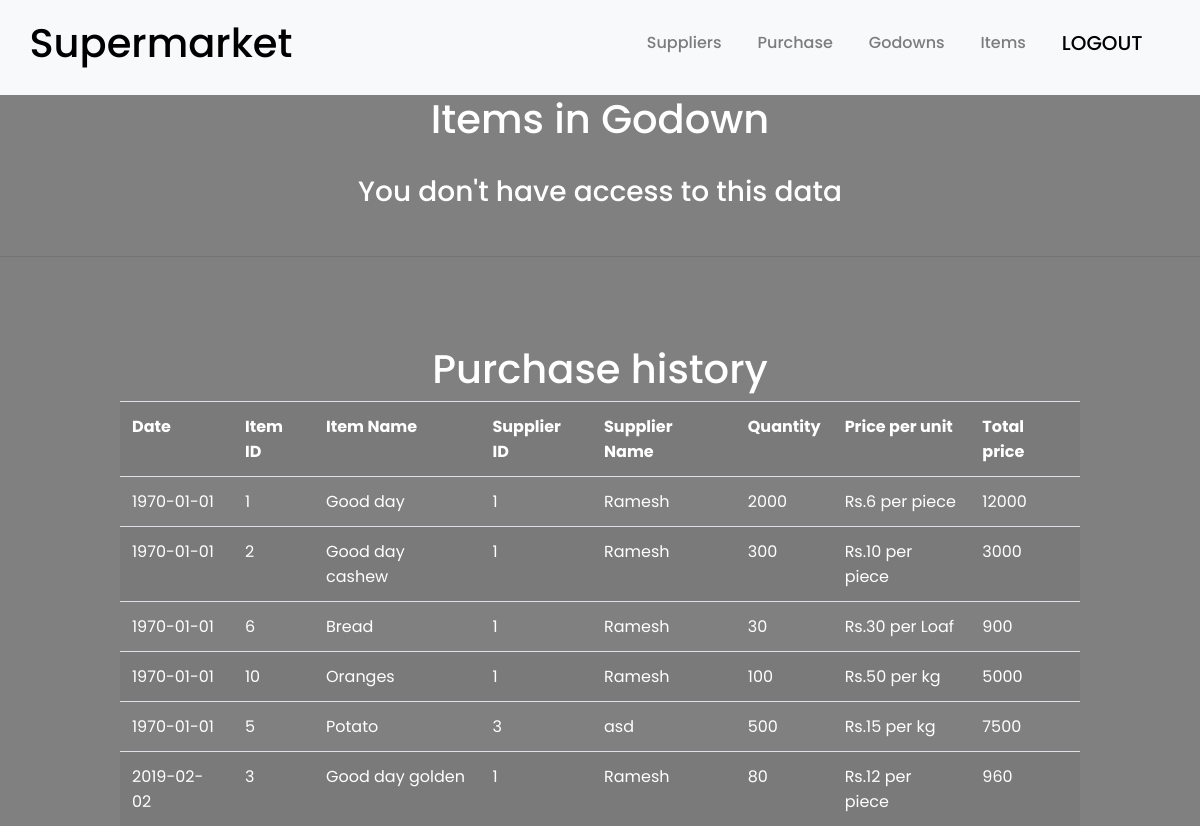
Page /godown.php?Gid=2 (signed in) on the committed database.
### tables this page shows
CREATE TABLE `purchase` (
  `Purchase_ID` smallint(6) NOT NULL,
  `Supplier_ID` smallint(6) NOT NULL,
  `Godown_ID` smallint(6) NOT NULL,
  `DOP` date NOT NULL
);

CREATE TABLE `purchase_item_details` (
  `Purchase_ID` smallint(6) NOT NULL,
  `Item_ID` smallint(6) NOT NULL,
  `Quantity` int(11) NOT NULL
);

CREATE TABLE `item` (
  `Item_ID` smallint(6) NOT NULL,
  `Item_Name` varchar(20) NOT NULL,
  `Item_Units` varchar(10) NOT NULL,
  `Item_Unit_Price` float NOT NULL
);

CREATE TABLE `supplier` (
  `Supplier_ID` smallint(6) NOT NULL,
  `Supplier_Name` varchar(10) NOT NULL,
  `Supplier_Contact` varchar(10) NOT NULL
);

### godown.php (the view, shortened to what this page needs)
<?php include "head.php"; ?>
<!DOCTYPE html>
<html>
<body>
<?php
$servername = "localhost";
$username = "root";
$password = "";
$dbname = "supermarket_rbac";
$Role = $_SESSION['Role'];
$Gid = $_GET['Gid'];
$conn = new mysqli($servername, $username, $password, $dbname);
echo "<h1><center>Items in Godown</center></h1>";
$sql = "SELECT * FROM godown_item_details natural join item where Godown_ID = $Gid";
$result = $conn->query($sql);
$Gid_String = (string)$Gid;
$perm_sql = "SELECT Read_Access FROM access_matrix WHERE Roles=$Role AND Objects_ID = $Gid_String";
$permission = $conn->query($perm_sql);
if($permission->fetch_assoc()["Read_Access"]){
    if ($result->num_rows > 0) {
        echo "<table class = 'table table-hover table-striped'><tr><th>Item ID</th><th>Item Name</th><th>Quantity</th><th>Price per unit</th><th>Total price</th></tr>";
        while($row = $result->fetch_assoc()) {
            echo "<tr><td>" . $row["Item_ID"]. "</td><td>" . $row["Item_Name"]. "</td><td>" . $row["Quantity"] . "</td><td>Rs." . $row["Item_Unit_Price"] . " per " . $row["Item_Units"] ."</td><td>" . $row["Item_Unit_Price"] * $row["Quantity"]. "</td></tr>";
        }
        echo "</table>";
    } else {
        echo "0 results";
    }
}else{
    echo"<center><br>
        <h3>You don't have access to this data</h3>
    </center><br><hr><br>";
}
echo "<br><br><h1><center>Purchase history</center></h1>";
$sql = "SELECT * FROM purchase natural join purchase_item_details natural join godown natural join item natural join supplier where Godown_ID = $Gid order by DOP";
$result = $conn->query($sql);
$purchase_id = (string)$Gid.'p';
$perm_sql = "SELECT Read_Access FROM Access_Matrix WHERE Roles=$Role AND Objects_ID='$purchase_id'";
$permission = $conn->query($perm_sql);
if($permission){
    if ($result->num_rows > 0) {
        echo "<table class = 'table table-hover table-striped'><tr><th>Date</th><th>Item ID</th><th>Item Name</th><th>Supplier ID</th><th>Supplier Name</th><th>Quantity</th><th>Price per unit</th><th>Total price</th></tr>";
        while($row = $result->fetch_assoc()) {
            echo "<tr><td>" . $row["DOP"]. "</td><td>" . $row["Item_ID"]. "</td><td>" . $row["Item_Name"]. "</td><td>" . $row["Supplier_ID"]. "</td><td>" . $row["Supplier_Name"]. "</td><td>" . $row["Quantity"] . "</td><td>Rs." . $row["Item_Unit_Price"] . " per " . $row["Item_Units"] ."</td><td>" . $row["Item_Unit_Price"] * $row["Quantity"]. "</td></tr>";
        }
        echo "</table>";
    } else {
        echo "0 results";
    }
}else{
    echo"<center><br>
        <h3>You don't have access to this data</h3>
    </center><br><hr><br>";
}
?>

### style.css (style rules this page uses)
html, body { height: 100%; width: 100%; font-size:16px; font-family: 'Poppins', sans-serif; background-color:gray; color: white; }
.table { width: 80%; margin: 0 auto; }

### rows in the picture
purchase: DOP "1970-01-01", purchase_item_details.Item_ID "1", item.Item_Name "Good day", Supplier_ID "1", Supplier_ID.Supplier_Name "Ramesh", purchase_item_details.Quantity "2000", item.Item_Unit_Price "6", item.Item_Units "piece", item.Item_Unit_Price "12000", purchase_item_details.Item_ID "2", item.Item_Name "Good day cashew", purchase_item_details.Quantity "300", item.Item_Unit_Price "10", item.Item_Unit_Price "3000", purchase_item_details.Item_ID "6", item.Item_Name "Bread", purchase_item_details.Quantity "30", item.Item_Unit_Price "30", item.Item_Units "Loaf", item.Item_Unit_Price "900", purchase_item_details.Item_ID "10", item.Item_Name "Oranges", purchase_item_details.Quantity "100", item.Item_Unit_Price "50", item.Item_Units "kg", item.Item_Unit_Price "5000"
purchase: DOP "1970-01-01", purchase_item_details.Item_ID "5", item.Item_Name "Potato", Supplier_ID "3", Supplier_ID.Supplier_Name "asd", purchase_item_details.Quantity "500", item.Item_Unit_Price "15", item.Item_Units "kg", item.Item_Unit_Price "7500"
purchase: DOP "2019-02-02", purchase_item_details.Item_ID "3", item.Item_Name "Good day golden", Supplier_ID "1", Supplier_ID.Supplier_Name "Ramesh", purchase_item_details.Quantity "80", item.Item_Unit_Price "12", item.Item_Units "piece", item.Item_Unit_Price "960"
